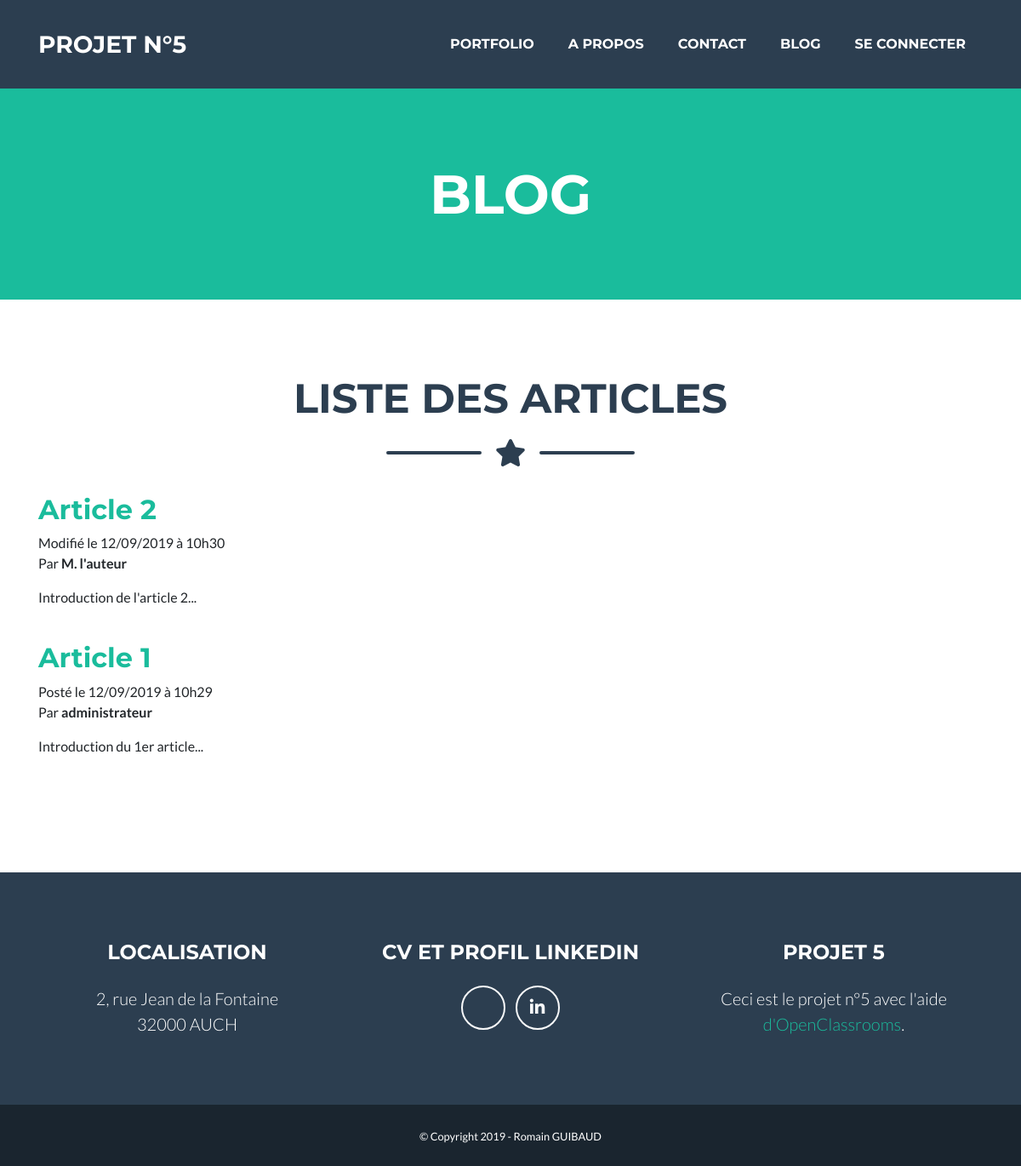
Screenshot of /index.php?p=listpost with the database file from the repository.
### tables this page shows
CREATE TABLE `post` (
  `id` int(11) NOT NULL,
  `title` varchar(255) NOT NULL,
  `content` text NOT NULL,
  `date` datetime NOT NULL,
  `updated` datetime NOT NULL,
  `status` tinyint(1) NOT NULL,
  `chapo` text NOT NULL,
  `author` varchar(255) NOT NULL
);

### controller/ControllerPost.php (called while the page is built, shortened)
<?php
class ControllerPost
{
    private $postManager;
    public function __construct()
    {
        $this->postManager = new PostManager();
        $this->renderview = new ViewManager();
    }
    public function listPost()
    {
        $posts = $this->postManager->getList("user");
        $this->renderview->generateView(array(
            'name' => "ListPosts",
            'function' => $posts,
            'nameFunction' => 'posts',
        ), 'layout');
    }
}

### index.php (called while the page is built, shortened)
<?php
$router = new \Projet5\Service\Router;
$router->routerRequest();

### model/Manager.php (called while the page is built, shortened)
<?php
class Manager
{
    protected function dbConnect()
    {
        try {
            $db = new \PDO('mysql:host=localhost;dbname=project5', 'root', '');
        } catch (\PDOException $e) {
            echo 'La connexion a échoué.<br />';
            die;
        }
        return $db;
    }
}

### model/PostManager.php (called while the page is built, shortened)
<?php
class PostManager extends Manager
{
    public function getList($status)
    {
        $post = [];
        switch ($status) {
            case "user":
                $q = $this->dbConnect()->prepare('SELECT id, title, content, DATE_FORMAT(date, "%d/%m/%Y à %Hh%i") AS date, DATE_FORMAT(updated, "%d/%m/%Y à %Hh%i") AS updated,status, chapo, author FROM post WHERE status = "1" ORDER BY id desc');
                break;
        }
        $q->execute(array());
        while ($data = $q->fetch(PDO::FETCH_ASSOC)) {
            $post[] = new Post($data);
        }
        return $post;
    }
}

### model/DataManager.php (called while the page is built, shortened)
<?php
class DataManager
{
    protected function hydrate(array $data)
    {
        foreach ($data as $key => $value) {
            $method = 'set' . ucfirst($key);
        }
    }
}

### model/Post.php (called while the page is built, shortened)
<?php
class Post extends DataManager
{
    private $_id;
    private $_title;
    private $_date;
    private $_updated;
    private $_chapo;
    private $_author;
    public function id()
    {
        return $this->_id;
    }
    public function title()
    {
        return $this->_title;
    }
    public function date()
    {
        return $this->_date;
    }
    public function updated()
    {
        return $this->_updated;
    }
    public function chapo()
    {
        return $this->_chapo;
    }
    public function author()
    {
        return $this->_author;
    }
    public function setId($id)
    {
        $id = (int) $id;
        if ($id > 0) {
            $this->_id = $id;
        }
    }
    public function setTitle($title)
    {
        if (is_string($title)) {
            $this->_title = $title;
        }
    }
    public function setDate($date)
    {
        $this->_date = $date;
    }
    public function setUpdated($updated)
    {
        $this->_updated = $updated;
    }
    public function setStatus($status)
    {
        $status = (int) $status;
    }
    public function setChapo($chapo)
    {
        if (is_string($chapo)) {
            $this->_chapo = $chapo;
        }
    }
    public function setAuthor($author)
    {
        if (is_string($author)) {
            $this->_author = $author;
        }
    }
}

### view/viewListPosts.php (the view, shortened to what this page needs)
<section class="page-section">
  <h2 class="page-section-heading text-center text-uppercase text-secondary mb-0">Liste des articles</h2>
  <div class="divider-custom">
    <div class="divider-custom-line"></div>
    <div class="divider-custom-icon">
      <i class="fas fa-star"></i>
    </div>
    <div class="divider-custom-line"></div>
  </div>
  <div class="container">
    <?php foreach ($posts as $post) : ?>
    <div class='row'>
      <div class='col-lg-12 col-md-12 mx-auto'>
        <a href="index.php?p=post&id=<?= $this->clean($post->id()); ?>">
          <h2><?= $this->clean($post->title()); ?></h2>
          <?php if ($post->updated() === "00/00/0000 à 00h00") : ?>
            </a><?= 'Posté le ' . $this->clean($post->date()); ?>
          <? else : ?>
            </a><?= 'Modifié le ' . $this->clean($post->updated()); ?>
          <?php endif ?>
        <p>Par <strong><?= $this->clean($post->author()) ?></strong></p>
        <p><?= substr($this->clean($post->chapo()), 0, 200) . '...'; ?></p>
      </div>
    </div>
    <br>
    <?php endforeach; ?>
  </div>
</section>

### rows the page displays
post: title "Article 2", updated "12/09/2019 à 10h30", author "M. l'auteur", chapo "Introduction de l'article 2"
post: title "Article 1", date "12/09/2019 à 10h29", author "administrateur", chapo "Introduction du 1er article"

### other values shown
$header "BLOG"
